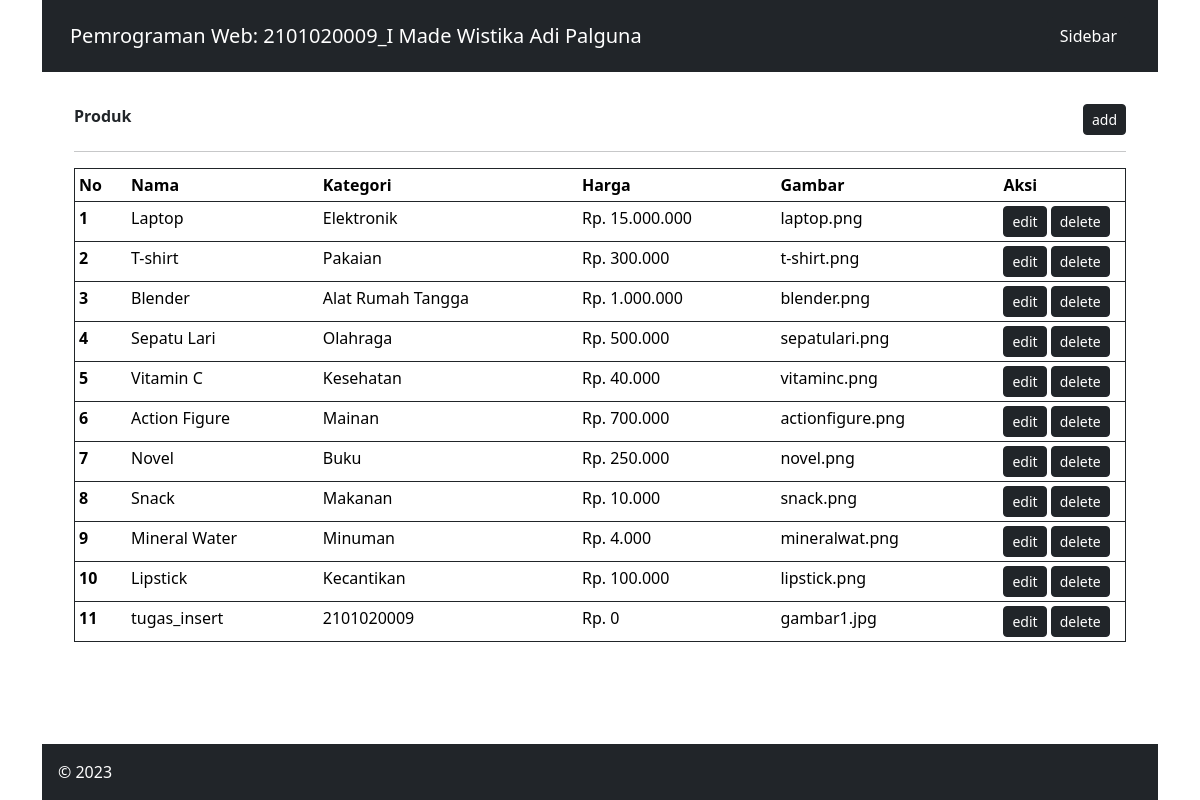
The app's page /admin/index.php with its own data.
### tables this page shows
CREATE TABLE `produk` (
  `id_produk` int(11) NOT NULL,
  `nama_produk` varchar(255) NOT NULL,
  `harga` int(11) NOT NULL,
  `gambar` varchar(255) NOT NULL,
  `id_kategori` int(11) NOT NULL
);

CREATE TABLE `kategori` (
  `id_kategori` int(11) NOT NULL,
  `nama_kategori` varchar(255) NOT NULL
);

### admin/produk.php (the view)
<div class="row justify-content-between">
	<div class="col-10"><b>Produk </b></div>
	<div class="col-2 d-flex justify-content-end align-items-end">
		<a href="index.php?page=produk-add"><button class="btn btn-dark btn-sm" type="button">add</button></a>
	</div>
</div>
<hr>
<table class="table table-sm border border-dark">
	<thead class="thead-dark">
		<tr>
			<th scope="col" width="5%">No</th>
			<th scope="col">Nama</th>
			<th scope="col">Kategori</th>
			<th scope="col">Harga</th>
			<th scope="col">Gambar</th>
			<th scope="col" width="12%">Aksi</th>
		</tr>
	</thead>
	<tbody>
		<?php
		$que   	= "SELECT * FROM produk INNER JOIN kategori ON produk.id_kategori=kategori.id_kategori order by id_produk";
		$select = mysqli_query($con,$que);
		while($data= mysqli_fetch_array($select)){
			?>
			<tr>
				<th scope="row"><?php echo $data['id_produk']; ?></th>
				<td><?php echo $data['nama_produk']; ?></td>
				<td><?php echo $data['nama_kategori']; ?></td>
				<td class="align-right">
					<?php
					$uang = $data['harga'];
					$uang_format = number_format($uang, 0, ',', '.');
					echo "Rp. " . $uang_format;
					?>
				</td>
				<td><?php echo $data['gambar']; ?></td>
				<td>
					<button class="btn btn-dark btn-sm" type="button">edit</button>
					<a href="index.php?page=produk-del&id=<?php echo $data['id_produk']; ?>"><button class="btn btn-dark btn-sm" type="button">delete</button></a>
				</td>
			</tr>
		<?php } ?>
	</tbody>
</table>

### admin/index.php (style rules this page uses)
html, body { height: 100%; }

### records on screen
produk: id_produk "1", nama_produk "Laptop", id_kategori.nama_kategori "Elektronik", harga "15.000.000", gambar "laptop.png"
produk: id_produk "2", nama_produk "T-shirt", id_kategori.nama_kategori "Pakaian", harga "300.000", gambar "t-shirt.png"
produk: id_produk "3", nama_produk "Blender", id_kategori.nama_kategori "Alat Rumah Tangga", harga "1.000.000", gambar "blender.png"
produk: id_produk "4", nama_produk "Sepatu Lari", id_kategori.nama_kategori "Olahraga", harga "500.000", gambar "sepatulari.png"
produk: id_produk "5", nama_produk "Vitamin C", id_kategori.nama_kategori "Kesehatan", harga "40.000", gambar "vitaminc.png"
produk: id_produk "6", nama_produk "Action Figure", id_kategori.nama_kategori "Mainan", harga "700.000", gambar "actionfigure.png"
produk: id_produk "7", nama_produk "Novel", id_kategori.nama_kategori "Buku", harga "250.000", gambar "novel.png"
produk: id_produk "8", nama_produk "Snack", id_kategori.nama_kategori "Makanan", harga "10.000", gambar "snack.png"
produk: id_produk "9", nama_produk "Mineral Water", id_kategori.nama_kategori "Minuman", harga "4.000", gambar "mineralwat.png"
produk: id_produk "10", nama_produk "Lipstick", id_kategori.nama_kategori "Kecantikan", harga "100.000", gambar "lipstick.png"
produk: id_produk "11", nama_produk "tugas_insert", id_kategori.nama_kategori "2101020009", harga "0", gambar "gambar1.jpg"
